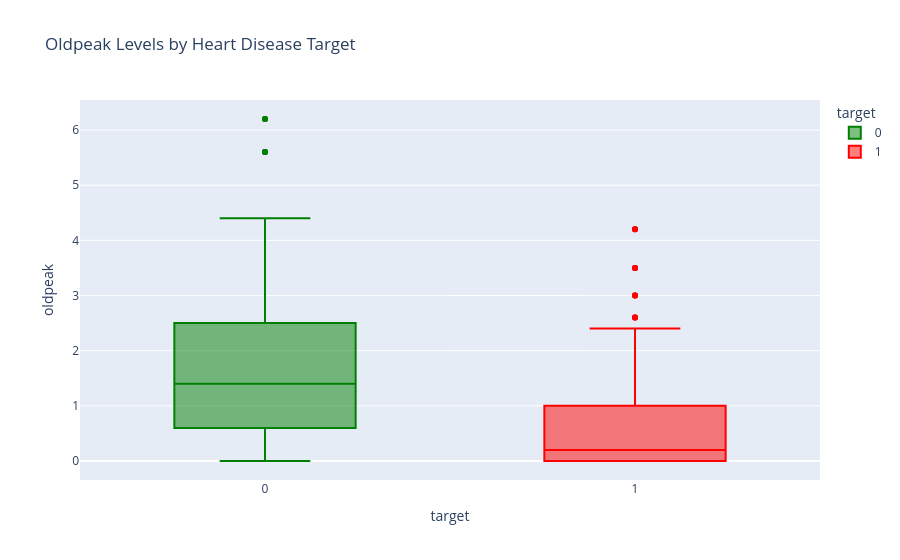

Source (notebook cell):
### Code cell
fig = px.box(
    df,
    x="target",
    y="oldpeak",
    color="target",
    title="Oldpeak Levels by Heart Disease Target",
    color_discrete_map={"0": "green", "1": "red"}
)

fig.show()

### Figure 1 — Plotly figure (JSON) as saved in the notebook; plotly's stock layout.template omitted (floating-point values rounded to 4 significant figures; data arrays with more than 128 entries replaced by an {"elided": "..."} marker saying what was removed)
{"data": [{"alignmentgroup": "True", "hovertemplate": "target=%{x}<br>oldpeak=%{y}<extra></extra>", "legendgroup": "0", "marker": {"color": "green"}, "name": "0", "notched": false, "offsetgroup": "0", "orientation": "v", "showlegend": true, "type": "box", "x": {"elided": "499 str values"}, "x0": " ", "xaxis": "x", "y": {"elided": "499 float values"}, "y0": " ", "yaxis": "y"}, {"alignmentgroup": "True", "hovertemplate": "target=%{x}<br>oldpeak=%{y}<extra></extra>", "legendgroup": "1", "marker": {"color": "red"}, "name": "1", "notched": false, "offsetgroup": "1", "orientation": "v", "showlegend": true, "type": "box", "x": {"elided": "526 str values"}, "x0": " ", "xaxis": "x", "y": {"elided": "526 float values"}, "y0": " ", "yaxis": "y"}], "layout": {"boxmode": "overlay", "legend": {"title": {"text": "target"}, "tracegroupgap": 0}, "title": {"text": "Oldpeak Levels by Heart Disease Target"}, "xaxis": {"anchor": "y", "categoryarray": ["0", "1"], "categoryorder": "array", "domain": [0, 1], "title": {"text": "target"}}, "yaxis": {"anchor": "x", "domain": [0, 1], "title": {"text": "oldpeak"}}}}
